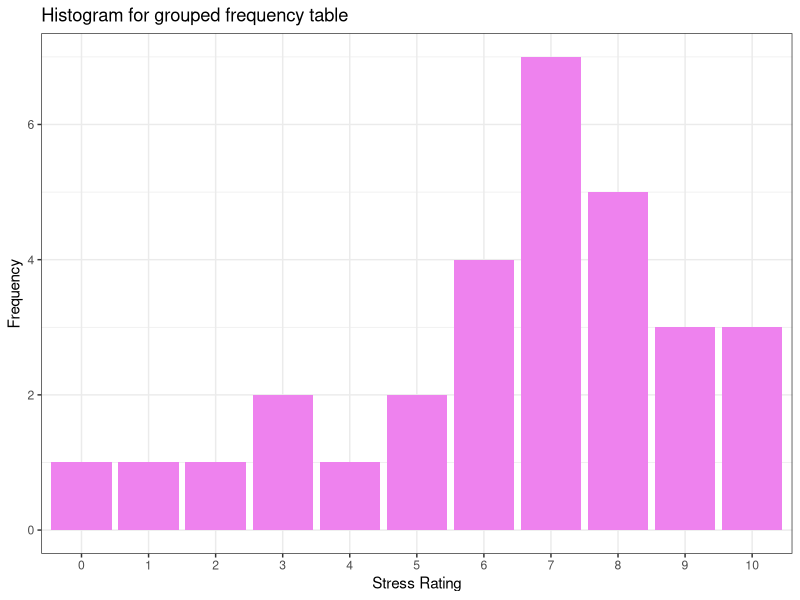

The R source for this figure:
                                        # Page no. : 11

# Histogram for Grouped Frequency Table

stress_rating <- c(8, 7, 4, 10, 8, 6, 8, 9, 9, 7, 3, 7, 6, 5, 0, 9, 10, 7, 7, 3, 6, 7,
                   5, 2, 1, 6, 7, 10, 8, 8)

frequency_table <- data.frame(table(stress_rating))

View(frequency_table)

# Install Library if not install

# install.packages("ggplot2")

# Import Library

library(ggplot2)

ggplot(data = frequency_table, aes(x = stress_rating, y = Freq)) +
  geom_bar(stat = "identity", fill = "violet") +
  labs(title = "Histogram for grouped frequency table", x = "Stress Rating", y = "Frequency") + 
  theme_bw()
